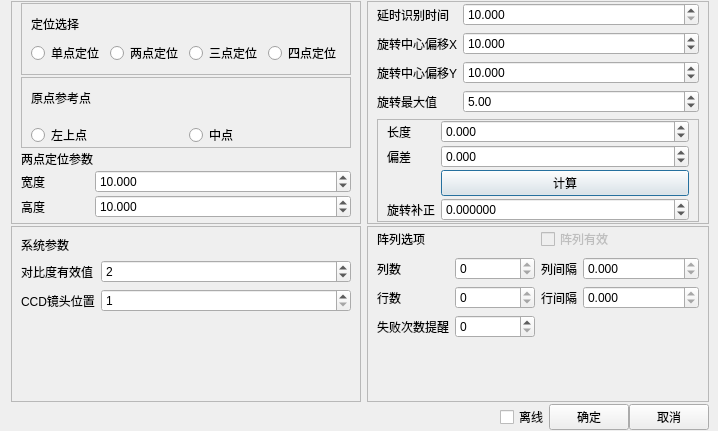
<?xml version="1.0" encoding="UTF-8"?>
<ui version="4.0">
 <class>CCD_SysParCommonEditor</class>
 <widget class="QDialog" name="CCD_SysParCommonEditor">
  <property name="geometry">
   <rect>
    <x>0</x>
    <y>0</y>
    <width>718</width>
    <height>431</height>
   </rect>
  </property>
  <property name="windowTitle">
   <string>Dialog</string>
  </property>
  <layout class="QGridLayout" name="gridLayout_4">
   <property name="topMargin">
    <number>1</number>
   </property>
   <property name="rightMargin">
    <number>9</number>
   </property>
   <property name="bottomMargin">
    <number>1</number>
   </property>
   <property name="verticalSpacing">
    <number>2</number>
   </property>
   <item row="0" column="1">
    <widget class="QFrame" name="frame_4">
     <property name="frameShape">
      <enum>QFrame::StyledPanel</enum>
     </property>
     <property name="frameShadow">
      <enum>QFrame::Raised</enum>
     </property>
     <layout class="QVBoxLayout" name="verticalLayout_2">
      <property name="topMargin">
       <number>1</number>
      </property>
      <property name="bottomMargin">
       <number>1</number>
      </property>
      <item>
       <layout class="QFormLayout" name="formLayout_2">
        <property name="fieldGrowthPolicy">
         <enum>QFormLayout::AllNonFixedFieldsGrow</enum>
        </property>
        <item row="2" column="0">
         <widget class="QLabel" name="label_6">
          <property name="text">
           <string>旋转中心偏移X</string>
          </property>
         </widget>
        </item>
        <item row="2" column="1">
         <widget class="QDoubleSpinBox" name="SB_SearchLen3">
          <property name="decimals">
           <number>3</number>
          </property>
          <property name="minimum">
           <double>-1000.000000000000000</double>
          </property>
          <property name="maximum">
           <double>1000.000000000000000</double>
          </property>
          <property name="singleStep">
           <double>1.000000000000000</double>
          </property>
          <property name="value">
           <double>10.000000000000000</double>
          </property>
         </widget>
        </item>
        <item row="3" column="0">
         <widget class="QLabel" name="label_4">
          <property name="text">
           <string>旋转中心偏移Y</string>
          </property>
         </widget>
        </item>
        <item row="3" column="1">
         <widget class="QDoubleSpinBox" name="SB_SearchToler">
          <property name="decimals">
           <number>3</number>
          </property>
          <property name="minimum">
           <double>-1000.000000000000000</double>
          </property>
          <property name="maximum">
           <double>1000.000000000000000</double>
          </property>
          <property name="singleStep">
           <double>1.000000000000000</double>
          </property>
          <property name="value">
           <double>10.000000000000000</double>
          </property>
         </widget>
        </item>
        <item row="4" column="0">
         <widget class="QLabel" name="label_5">
          <property name="text">
           <string>旋转最大值</string>
          </property>
         </widget>
        </item>
        <item row="4" column="1">
         <widget class="QDoubleSpinBox" name="SB_AngleToler">
          <property name="decimals">
           <number>2</number>
          </property>
          <property name="minimum">
           <double>1.000000000000000</double>
          </property>
          <property name="maximum">
           <double>120.000000000000000</double>
          </property>
          <property name="singleStep">
           <double>0.010000000000000</double>
          </property>
          <property name="value">
           <double>5.000000000000000</double>
          </property>
         </widget>
        </item>
        <item row="1" column="0">
         <widget class="QLabel" name="label_14">
          <property name="text">
           <string>延时识别时间</string>
          </property>
         </widget>
        </item>
        <item row="1" column="1">
         <widget class="QDoubleSpinBox" name="LinE_DelayId">
          <property name="decimals">
           <number>3</number>
          </property>
          <property name="minimum">
           <double>10.000000000000000</double>
          </property>
          <property name="maximum">
           <double>10000.000000000000000</double>
          </property>
         </widget>
        </item>
       </layout>
      </item>
      <item>
       <widget class="QFrame" name="frame">
        <property name="frameShape">
         <enum>QFrame::StyledPanel</enum>
        </property>
        <property name="frameShadow">
         <enum>QFrame::Raised</enum>
        </property>
        <layout class="QFormLayout" name="formLayout_3">
         <property name="verticalSpacing">
          <number>2</number>
         </property>
         <property name="topMargin">
          <number>0</number>
         </property>
         <property name="bottomMargin">
          <number>0</number>
         </property>
         <item row="0" column="0">
          <widget class="QLabel" name="label_2">
           <property name="text">
            <string>长度</string>
           </property>
          </widget>
         </item>
         <item row="0" column="1">
          <widget class="QDoubleSpinBox" name="LinE_ComputeLen">
           <property name="decimals">
            <number>3</number>
           </property>
           <property name="minimum">
            <double>-1000.000000000000000</double>
           </property>
           <property name="maximum">
            <double>1000.000000000000000</double>
           </property>
          </widget>
         </item>
         <item row="2" column="1">
          <widget class="QDoubleSpinBox" name="LinE_ComputeDIff">
           <property name="decimals">
            <number>3</number>
           </property>
           <property name="minimum">
            <double>-1000.000000000000000</double>
           </property>
           <property name="maximum">
            <double>1000.000000000000000</double>
           </property>
           <property name="value">
            <double>0.000000000000000</double>
           </property>
          </widget>
         </item>
         <item row="2" column="0">
          <widget class="QLabel" name="label_3">
           <property name="text">
            <string>偏差</string>
           </property>
          </widget>
         </item>
         <item row="3" column="1">
          <widget class="QPushButton" name="Btn_ComputeRotate">
           <property name="text">
            <string>计算</string>
           </property>
          </widget>
         </item>
         <item row="5" column="1">
          <widget class="QDoubleSpinBox" name="LinE_RotateOffset">
           <property name="decimals">
            <number>6</number>
           </property>
           <property name="minimum">
            <double>-1000.000000000000000</double>
           </property>
           <property name="maximum">
            <double>1000.000000000000000</double>
           </property>
          </widget>
         </item>
         <item row="5" column="0">
          <widget class="QLabel" name="label">
           <property name="text">
            <string>旋转补正</string>
           </property>
          </widget>
         </item>
        </layout>
       </widget>
      </item>
     </layout>
    </widget>
   </item>
   <item row="1" column="1">
    <widget class="QFrame" name="frame_2">
     <property name="frameShape">
      <enum>QFrame::StyledPanel</enum>
     </property>
     <property name="frameShadow">
      <enum>QFrame::Raised</enum>
     </property>
     <layout class="QGridLayout" name="gridLayout_2">
      <property name="topMargin">
       <number>0</number>
      </property>
      <property name="bottomMargin">
       <number>0</number>
      </property>
      <item row="0" column="0">
       <widget class="QLabel" name="label_11">
        <property name="text">
         <string>阵列选项</string>
        </property>
       </widget>
      </item>
      <item row="2" column="0">
       <layout class="QFormLayout" name="formLayout_4">
        <item row="0" column="1">
         <widget class="QSpinBox" name="Array_With">
          <property name="readOnly">
           <bool>true</bool>
          </property>
         </widget>
        </item>
        <item row="1" column="1">
         <widget class="QSpinBox" name="Array_Height">
          <property name="readOnly">
           <bool>true</bool>
          </property>
         </widget>
        </item>
        <item row="0" column="0">
         <widget class="QLabel" name="label_7">
          <property name="text">
           <string>列数</string>
          </property>
         </widget>
        </item>
        <item row="1" column="0">
         <widget class="QLabel" name="label_8">
          <property name="text">
           <string>行数</string>
          </property>
         </widget>
        </item>
        <item row="2" column="1">
         <widget class="QSpinBox" name="SB_SampleNum">
          <property name="minimum">
           <number>0</number>
          </property>
         </widget>
        </item>
        <item row="2" column="0">
         <widget class="QLabel" name="label_18">
          <property name="text">
           <string>失败次数提醒</string>
          </property>
         </widget>
        </item>
       </layout>
      </item>
      <item row="0" column="1">
       <widget class="QCheckBox" name="Array_Enable">
        <property name="enabled">
         <bool>false</bool>
        </property>
        <property name="text">
         <string>阵列有效</string>
        </property>
        <property name="checkable">
         <bool>true</bool>
        </property>
       </widget>
      </item>
      <item row="2" column="1">
       <layout class="QFormLayout" name="formLayout_6">
        <item row="0" column="0">
         <widget class="QLabel" name="label_10">
          <property name="text">
           <string>列间隔</string>
          </property>
         </widget>
        </item>
        <item row="0" column="1">
         <widget class="QDoubleSpinBox" name="Array_Distance_Hor">
          <property name="readOnly">
           <bool>true</bool>
          </property>
          <property name="decimals">
           <number>3</number>
          </property>
          <property name="minimum">
           <double>-1000.000000000000000</double>
          </property>
          <property name="maximum">
           <double>1000.000000000000000</double>
          </property>
         </widget>
        </item>
        <item row="1" column="0">
         <widget class="QLabel" name="label_9">
          <property name="text">
           <string>行间隔</string>
          </property>
         </widget>
        </item>
        <item row="1" column="1">
         <widget class="QDoubleSpinBox" name="Array_Distance_Ver">
          <property name="readOnly">
           <bool>true</bool>
          </property>
          <property name="decimals">
           <number>3</number>
          </property>
          <property name="minimum">
           <double>-1000.000000000000000</double>
          </property>
          <property name="maximum">
           <double>1000.000000000000000</double>
          </property>
         </widget>
        </item>
       </layout>
      </item>
     </layout>
    </widget>
   </item>
   <item row="0" column="0">
    <widget class="QFrame" name="GB_Two">
     <property name="frameShape">
      <enum>QFrame::StyledPanel</enum>
     </property>
     <property name="frameShadow">
      <enum>QFrame::Raised</enum>
     </property>
     <layout class="QVBoxLayout" name="verticalLayout_3">
      <property name="spacing">
       <number>2</number>
      </property>
      <property name="topMargin">
       <number>1</number>
      </property>
      <property name="bottomMargin">
       <number>1</number>
      </property>
      <item>
       <widget class="QFrame" name="ID_Choose">
        <property name="frameShape">
         <enum>QFrame::StyledPanel</enum>
        </property>
        <property name="frameShadow">
         <enum>QFrame::Raised</enum>
        </property>
        <layout class="QGridLayout" name="gridLayout_3">
         <item row="3" column="1">
          <widget class="QRadioButton" name="Btn_TwoP">
           <property name="text">
            <string>两点定位</string>
           </property>
          </widget>
         </item>
         <item row="3" column="2">
          <widget class="QRadioButton" name="Btn_ThreeP">
           <property name="text">
            <string>三点定位</string>
           </property>
          </widget>
         </item>
         <item row="3" column="3">
          <widget class="QRadioButton" name="Btn_FourP">
           <property name="text">
            <string>四点定位</string>
           </property>
          </widget>
         </item>
         <item row="3" column="0">
          <widget class="QRadioButton" name="Btn_OneP">
           <property name="text">
            <string>单点定位</string>
           </property>
          </widget>
         </item>
         <item row="2" column="0">
          <widget class="QLabel" name="label_17">
           <property name="text">
            <string>定位选择</string>
           </property>
          </widget>
         </item>
        </layout>
       </widget>
      </item>
      <item>
       <widget class="QFrame" name="WD_Ref">
        <property name="frameShape">
         <enum>QFrame::StyledPanel</enum>
        </property>
        <property name="frameShadow">
         <enum>QFrame::Raised</enum>
        </property>
        <layout class="QGridLayout" name="gridLayout">
         <property name="topMargin">
          <number>0</number>
         </property>
         <property name="bottomMargin">
          <number>0</number>
         </property>
         <item row="2" column="1">
          <widget class="QRadioButton" name="Btn_Center">
           <property name="text">
            <string>中点</string>
           </property>
          </widget>
         </item>
         <item row="2" column="0">
          <widget class="QRadioButton" name="Btn_LeftUp">
           <property name="text">
            <string>左上点</string>
           </property>
          </widget>
         </item>
         <item row="1" column="0">
          <widget class="QLabel" name="label_12">
           <property name="text">
            <string>原点参考点</string>
           </property>
          </widget>
         </item>
        </layout>
       </widget>
      </item>
      <item>
       <layout class="QFormLayout" name="formLayout_5">
        <item row="1" column="0">
         <widget class="QLabel" name="label_15">
          <property name="text">
           <string>宽度</string>
          </property>
         </widget>
        </item>
        <item row="1" column="1">
         <widget class="QDoubleSpinBox" name="SB_TwoPointsW">
          <property name="decimals">
           <number>3</number>
          </property>
          <property name="minimum">
           <double>-5000.000000000000000</double>
          </property>
          <property name="maximum">
           <double>5000.000000000000000</double>
          </property>
          <property name="singleStep">
           <double>1.000000000000000</double>
          </property>
          <property name="value">
           <double>10.000000000000000</double>
          </property>
         </widget>
        </item>
        <item row="2" column="0">
         <widget class="QLabel" name="label_16">
          <property name="text">
           <string>高度</string>
          </property>
         </widget>
        </item>
        <item row="2" column="1">
         <widget class="QDoubleSpinBox" name="SB_TwoPointsH">
          <property name="decimals">
           <number>3</number>
          </property>
          <property name="minimum">
           <double>-5001.000000000000000</double>
          </property>
          <property name="maximum">
           <double>5000.000000000000000</double>
          </property>
          <property name="singleStep">
           <double>1.000000000000000</double>
          </property>
          <property name="value">
           <double>10.000000000000000</double>
          </property>
         </widget>
        </item>
        <item row="0" column="0">
         <widget class="QLabel" name="label_13">
          <property name="text">
           <string>两点定位参数</string>
          </property>
         </widget>
        </item>
       </layout>
      </item>
     </layout>
    </widget>
   </item>
   <item row="2" column="1">
    <layout class="QHBoxLayout" name="horizontalLayout">
     <item>
      <spacer name="horizontalSpacer">
       <property name="orientation">
        <enum>Qt::Horizontal</enum>
       </property>
       <property name="sizeHint" stdset="0">
        <size>
         <width>40</width>
         <height>20</height>
        </size>
       </property>
      </spacer>
     </item>
     <item>
      <widget class="QCheckBox" name="Ckb_Offline">
       <property name="text">
        <string>离线</string>
       </property>
      </widget>
     </item>
     <item>
      <widget class="QPushButton" name="Btn_Sure">
       <property name="text">
        <string>确定</string>
       </property>
      </widget>
     </item>
     <item>
      <widget class="QPushButton" name="Btn_Cancel">
       <property name="text">
        <string>取消</string>
       </property>
      </widget>
     </item>
    </layout>
   </item>
   <item row="1" column="0">
    <widget class="QFrame" name="frame_3">
     <property name="frameShape">
      <enum>QFrame::StyledPanel</enum>
     </property>
     <property name="frameShadow">
      <enum>QFrame::Raised</enum>
     </property>
     <layout class="QFormLayout" name="formLayout">
      <item row="1" column="1">
       <widget class="QSpinBox" name="ContrastValidValue">
        <property name="maximum">
         <number>255</number>
        </property>
        <property name="value">
         <number>2</number>
        </property>
       </widget>
      </item>
      <item row="1" column="0">
       <widget class="QLabel" name="label_19">
        <property name="text">
         <string>对比度有效值</string>
        </property>
       </widget>
      </item>
      <item row="0" column="0">
       <widget class="QLabel" name="label_20">
        <property name="text">
         <string>系统参数</string>
        </property>
       </widget>
      </item>
      <item row="2" column="1">
       <widget class="QSpinBox" name="CCD_Position">
        <property name="minimum">
         <number>1</number>
        </property>
        <property name="maximum">
         <number>2</number>
        </property>
       </widget>
      </item>
      <item row="2" column="0">
       <widget class="QLabel" name="label_21">
        <property name="text">
         <string>CCD镜头位置</string>
        </property>
       </widget>
      </item>
     </layout>
    </widget>
   </item>
  </layout>
 </widget>
 <resources/>
 <connections/>
</ui>
